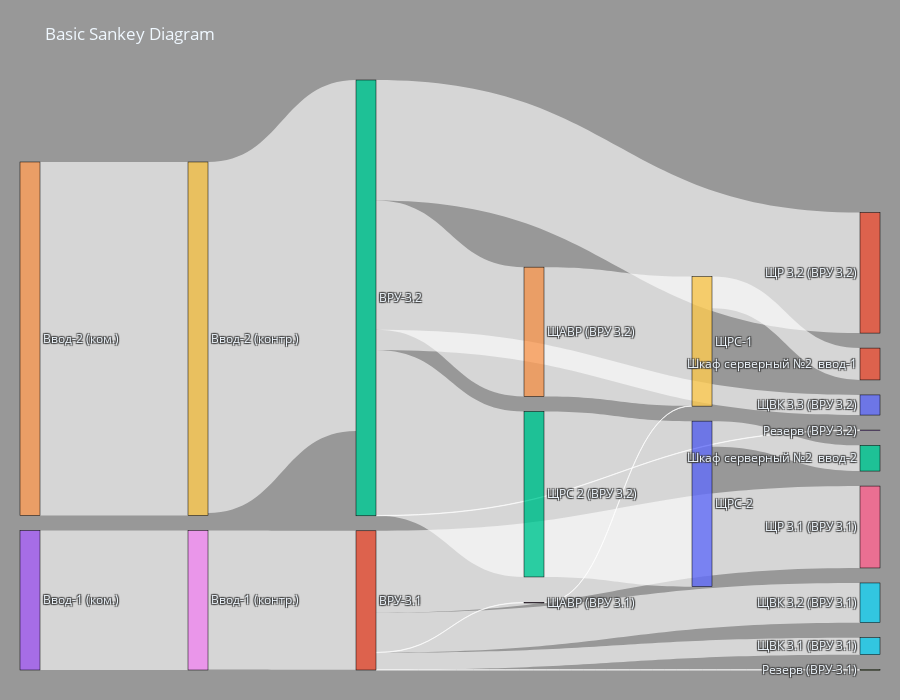

Notebook code cell kept with this figure:
### Code cell
fig = go.Figure(data=[go.Sankey(
    valuesuffix = " кВтч",
    node = dict(
      pad = 15,
      thickness = 20,
      line = dict(color = "black", width = 0.5),
      label = names,
      #color = "blue"
    ),
    link = dict(
      source = source, # indices correspond to labels, eg A1, A2, A1, B1, ...
      target = target,
      value = value,
      #label = names  
  ))])
#fig.update_layout(title_text="Basic Sankey Diagram", font_size=10)

fig.update_layout(height=700,
                      font_color=colors['graph_font'],
                      title_text='Basic Sankey Diagram',
                      plot_bgcolor=colors['plot_area'],
                      paper_bgcolor=colors['plot_background'],
                      margin=dict(l=20, r=20, b=30, t=80, pad=1),
                      )

fig.show()

### Figure 1 — Plotly figure (JSON) as saved in the notebook; plotly's stock layout.template omitted (floating-point values rounded to 4 significant figures)
{"data": [{"link": {"source": [23, 8, 1, 1, 1, 1, 1, 24, 9, 2, 2, 2, 2, 2, 12, 18, 14, 19, 20], "target": [8, 1, 15, 16, 17, 18, 25, 9, 2, 10, 11, 12, 13, 14, 20, 19, 19, 21, 22], "value": [4.969, 4.95, 1.414, 2.915, 0.01, 0.01, 0.6065, 12.58, 12.49, 0.7166, 4.291, 5.891, 0.01, 4.603, 5.891, 0.01, 4.603, 1.133, 0.9159]}, "node": {"label": ["Офис", "ВРУ-3.1", "ВРУ-3.2", "ВРУ 2-го этажа", "ВРУ 1-го этажа", "Шкаф АВР", "Серверная", "Модуль дорасчетов", "Ввод-1 (контр.)", "Ввод-2 (контр.)", "ЩВК 3.3 (ВРУ 3.2)", "ЩР 3.2 (ВРУ 3.2)", "ЩРС 2 (ВРУ 3.2)", "Резерв (ВРУ 3.2)", "ЩАВР (ВРУ 3.2)", "ЩВК 3.2 (ВРУ 3.1)", "ЩР 3.1 (ВРУ 3.1)", "Резерв (ВРУ-3.1)", "ЩАВР (ВРУ 3.1)", "ЩРС-1", "ЩРС-2", "Шкаф серверный №2  ввод-1", "Шкаф серверный №2  ввод-2", "Ввод-1 (ком.)", "Ввод-2 (ком.)", "ЩВК 3.1 (ВРУ 3.1)", "object-0"], "line": {"color": "black", "width": 0.5}, "pad": 15, "thickness": 20}, "type": "sankey", "valuesuffix": " кВтч"}], "layout": {"font": {"color": "#f0f8ff"}, "height": 700, "margin": {"b": 30, "l": 20, "pad": 1, "r": 20, "t": 80}, "paper_bgcolor": "rgba(50,50,50,0.5)", "plot_bgcolor": "rgba(50,50,50,0.2)", "title": {"text": "Basic Sankey Diagram"}}}
